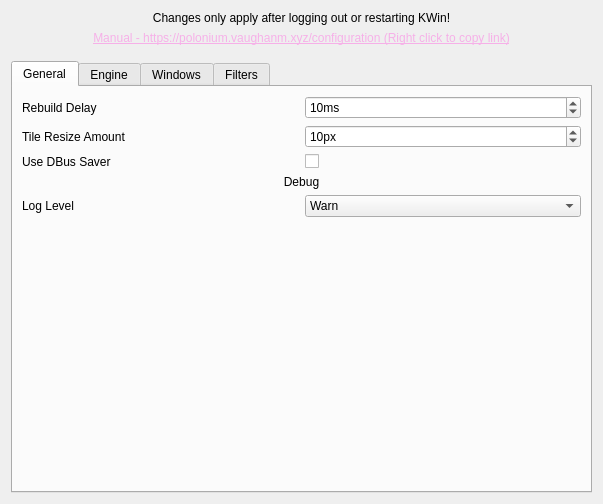
<?xml version="1.0" encoding="UTF-8"?>
<ui version="4.0">
 <class>KWin::PoloniumConfigForm</class>
 <widget class="QWidget" name="KWin::PoloniumConfigForm">
  <property name="geometry">
   <rect>
    <x>0</x>
    <y>0</y>
    <width>603</width>
    <height>489</height>
   </rect>
  </property>
  <property name="windowTitle">
   <string>Polonium</string>
  </property>
  <layout class="QGridLayout" name="gridLayout">
   <item row="0" column="1">
    <widget class="QLabel" name="label">
     <property name="text">
      <string>Changes only apply after logging out or restarting KWin!</string>
     </property>
     <property name="alignment">
      <set>Qt::AlignmentFlag::AlignCenter</set>
     </property>
    </widget>
   </item>
   <item row="1" column="1">
    <widget class="QLabel" name="label_2">
     <property name="text">
      <string>&lt;html&gt;&lt;head/&gt;&lt;body&gt;&lt;p&gt;&lt;a href=&quot;https://polonium.vaughanm.xyz/configuration&quot;&gt;&lt;span style=&quot; text-decoration: underline; color:#f6b0e8;&quot;&gt;Manual - https://polonium.vaughanm.xyz/configuration (Right click to copy link)&lt;/span&gt;&lt;/a&gt;&lt;/p&gt;&lt;/body&gt;&lt;/html&gt;</string>
     </property>
     <property name="alignment">
      <set>Qt::AlignmentFlag::AlignCenter</set>
     </property>
    </widget>
   </item>
   <item row="3" column="1">
    <layout class="QVBoxLayout" name="verticalLayout">
     <item>
      <widget class="QTabWidget" name="tabWidget">
       <property name="currentIndex">
        <number>0</number>
       </property>
       <widget class="QWidget" name="General">
        <attribute name="title">
         <string>General</string>
        </attribute>
        <layout class="QGridLayout" name="gridLayout_10">
         <item row="5" column="2" colspan="2">
          <spacer name="generalSpacer">
           <property name="orientation">
            <enum>Qt::Orientation::Vertical</enum>
           </property>
           <property name="sizeHint" stdset="0">
            <size>
             <width>20</width>
             <height>40</height>
            </size>
           </property>
          </spacer>
         </item>
         <item row="2" column="3">
          <widget class="QCheckBox" name="kcfg_UseDBusSaver">
           <property name="text">
            <string/>
           </property>
          </widget>
         </item>
         <item row="0" column="2">
          <widget class="QLabel" name="rebuildDelayLabel">
           <property name="text">
            <string>Rebuild Delay</string>
           </property>
          </widget>
         </item>
         <item row="4" column="3">
          <widget class="QComboBox" name="kcfg_LogLevel">
           <property name="currentIndex">
            <number>1</number>
           </property>
           <item>
            <property name="text">
             <string>Error</string>
            </property>
           </item>
           <item>
            <property name="text">
             <string>Warn</string>
            </property>
           </item>
           <item>
            <property name="text">
             <string>Log</string>
            </property>
           </item>
           <item>
            <property name="text">
             <string>Debug</string>
            </property>
           </item>
          </widget>
         </item>
         <item row="2" column="2">
          <widget class="QLabel" name="useDBusSaver">
           <property name="text">
            <string>Use DBus Saver</string>
           </property>
          </widget>
         </item>
         <item row="0" column="3">
          <widget class="QSpinBox" name="kcfg_RebuildDelay">
           <property name="suffix">
            <string>ms</string>
           </property>
           <property name="minimum">
            <number>1</number>
           </property>
           <property name="maximum">
            <number>1000</number>
           </property>
           <property name="value">
            <number>10</number>
           </property>
          </widget>
         </item>
         <item row="1" column="3">
          <widget class="QSpinBox" name="kcfg_TileResizeAmount">
           <property name="suffix">
            <string>px</string>
           </property>
           <property name="minimum">
            <number>1</number>
           </property>
           <property name="maximum">
            <number>1000</number>
           </property>
           <property name="value">
            <number>10</number>
           </property>
          </widget>
         </item>
         <item row="4" column="2">
          <widget class="QLabel" name="logLevelLabel">
           <property name="text">
            <string>Log Level</string>
           </property>
          </widget>
         </item>
         <item row="1" column="2">
          <widget class="QLabel" name="tileResizeAmountLabel">
           <property name="text">
            <string>Tile Resize Amount</string>
           </property>
          </widget>
         </item>
         <item row="3" column="2" colspan="2">
          <widget class="QLabel" name="debugTitle">
           <property name="sizePolicy">
            <sizepolicy hsizetype="Expanding" vsizetype="Fixed">
             <horstretch>0</horstretch>
             <verstretch>0</verstretch>
            </sizepolicy>
           </property>
           <property name="text">
            <string>Debug</string>
           </property>
           <property name="alignment">
            <set>Qt::AlignmentFlag::AlignCenter</set>
           </property>
          </widget>
         </item>
        </layout>
       </widget>
       <widget class="QWidget" name="Engine">
        <attribute name="title">
         <string>Engine</string>
        </attribute>
        <layout class="QGridLayout" name="gridLayout_4">
         <item row="1" column="1">
          <widget class="QComboBox" name="kcfg_DefaultEngine">
           <item>
            <property name="text">
             <string>Binary Tree</string>
            </property>
           </item>
           <item>
            <property name="text">
             <string>Half</string>
            </property>
           </item>
           <item>
            <property name="text">
             <string>Three Column</string>
            </property>
           </item>
           <item>
            <property name="text">
             <string>Pillars</string>
            </property>
           </item>
           <item>
            <property name="text">
             <string>Pager</string>
            </property>
           </item>
           <item>
            <property name="text">
             <string>KWin</string>
            </property>
           </item>
           <item>
            <property name="text">
             <string>Custom</string>
            </property>
           </item>
          </widget>
         </item>
         <item row="1" column="0">
          <widget class="QLabel" name="defaultEngineLabel">
           <property name="text">
            <string>Default Engine</string>
           </property>
          </widget>
         </item>
         <item row="2" column="0" colspan="2">
          <widget class="QTabWidget" name="engineSettingsTab">
           <property name="currentIndex">
            <number>0</number>
           </property>
           <widget class="QWidget" name="btreeTab">
            <attribute name="title">
             <string>Binary Tree</string>
            </attribute>
            <layout class="QGridLayout" name="gridLayout_3">
             <item row="0" column="0">
              <widget class="QLabel" name="btreeSwapInsertSideLabel">
               <property name="text">
                <string>Swap Insert Side</string>
               </property>
              </widget>
             </item>
             <item row="1" column="1">
              <widget class="QCheckBox" name="kcfg_BTreeRotateLayout">
               <property name="text">
                <string/>
               </property>
              </widget>
             </item>
             <item row="2" column="1">
              <widget class="QComboBox" name="kcfg_BTreeInsertionStyle">
               <property name="currentIndex">
                <number>0</number>
               </property>
               <item>
                <property name="text">
                 <string>Shallow</string>
                </property>
               </item>
               <item>
                <property name="text">
                 <string>Dwindle</string>
                </property>
               </item>
               <item>
                <property name="text">
                 <string>Spiral</string>
                </property>
               </item>
              </widget>
             </item>
             <item row="2" column="0">
              <widget class="QLabel" name="btreeInsertionStyleLabel">
               <property name="text">
                <string>Insertion Style</string>
               </property>
              </widget>
             </item>
             <item row="1" column="0">
              <widget class="QLabel" name="btreeRotateLayoutLabel">
               <property name="text">
                <string>Rotate Layout</string>
               </property>
              </widget>
             </item>
             <item row="0" column="1">
              <widget class="QCheckBox" name="kcfg_BTreeSwapInsertSide">
               <property name="text">
                <string/>
               </property>
              </widget>
             </item>
             <item row="3" column="0">
              <widget class="QLabel" name="insertInActiveLabel">
               <property name="text">
                <string>Insert New Windows in Active Tile</string>
               </property>
              </widget>
             </item>
             <item row="3" column="1">
              <widget class="QCheckBox" name="kcfg_BTreeInsertInActive">
               <property name="text">
                <string/>
               </property>
              </widget>
             </item>
             <item row="4" column="0" colspan="2">
              <spacer name="btreeVerticalSpacer">
               <property name="orientation">
                <enum>Qt::Orientation::Vertical</enum>
               </property>
               <property name="sizeHint" stdset="0">
                <size>
                 <width>20</width>
                 <height>40</height>
                </size>
               </property>
              </spacer>
             </item>
            </layout>
           </widget>
           <widget class="QWidget" name="halfTab">
            <attribute name="title">
             <string>Half</string>
            </attribute>
            <layout class="QGridLayout" name="gridLayout_2">
             <item row="3" column="1">
              <widget class="QCheckBox" name="kcfg_HalfInsertInActive">
               <property name="text">
                <string/>
               </property>
              </widget>
             </item>
             <item row="0" column="1">
              <widget class="QCheckBox" name="kcfg_HalfSwapInsertSide">
               <property name="text">
                <string/>
               </property>
              </widget>
             </item>
             <item row="2" column="1">
              <widget class="QCheckBox" name="kcfg_HalfRotateLayout">
               <property name="text">
                <string/>
               </property>
              </widget>
             </item>
             <item row="5" column="0" colspan="2">
              <spacer name="halfTabVerticalSpacer">
               <property name="orientation">
                <enum>Qt::Orientation::Vertical</enum>
               </property>
               <property name="sizeHint" stdset="0">
                <size>
                 <width>20</width>
                 <height>40</height>
                </size>
               </property>
              </spacer>
             </item>
             <item row="2" column="0">
              <widget class="QLabel" name="halfRotateLayoutLabel">
               <property name="text">
                <string>Rotate Layout</string>
               </property>
              </widget>
             </item>
             <item row="1" column="0">
              <widget class="QLabel" name="halfMiddleSplitLabel">
               <property name="text">
                <string>Middle Split</string>
               </property>
              </widget>
             </item>
             <item row="0" column="0">
              <widget class="QLabel" name="halfSwapInsertSideLabel">
               <property name="text">
                <string>Swap Insert Side</string>
               </property>
              </widget>
             </item>
             <item row="3" column="0">
              <widget class="QLabel" name="insertInActiveLabel_2">
               <property name="text">
                <string>Insert New Windows in Active Tile</string>
               </property>
              </widget>
             </item>
             <item row="1" column="1">
              <widget class="QDoubleSpinBox" name="kcfg_HalfMiddleSplit">
               <property name="minimum">
                <double>0.150000000000000</double>
               </property>
               <property name="maximum">
                <double>0.850000000000000</double>
               </property>
               <property name="singleStep">
                <double>0.050000000000000</double>
               </property>
               <property name="value">
                <double>0.500000000000000</double>
               </property>
              </widget>
             </item>
             <item row="4" column="0">
              <widget class="QLabel" name="halfKeepMasterLabel">
               <property name="text">
                <string>Keep Master</string>
               </property>
              </widget>
             </item>
             <item row="4" column="1">
              <widget class="QCheckBox" name="kcfg_HalfKeepMaster">
               <property name="text">
                <string/>
               </property>
              </widget>
             </item>
            </layout>
           </widget>
           <widget class="QWidget" name="threeColumnTab">
            <attribute name="title">
             <string>Three Column</string>
            </attribute>
            <layout class="QGridLayout" name="gridLayout_8">
             <item row="3" column="0">
              <widget class="QLabel" name="threeColumnSide1SizeLabel">
               <property name="text">
                <string>Side 1 Size</string>
               </property>
              </widget>
             </item>
             <item row="2" column="1">
              <widget class="QCheckBox" name="kcfg_ThreeColumnSwapInsertSide">
               <property name="text">
                <string/>
               </property>
              </widget>
             </item>
             <item row="5" column="1">
              <widget class="QCheckBox" name="kcfg_ThreeColumnRotateLayout">
               <property name="text">
                <string/>
               </property>
              </widget>
             </item>
             <item row="3" column="1">
              <widget class="QDoubleSpinBox" name="kcfg_ThreeColumnSide1Size">
               <property name="minimum">
                <double>0.150000000000000</double>
               </property>
               <property name="maximum">
                <double>0.700000000000000</double>
               </property>
               <property name="singleStep">
                <double>0.050000000000000</double>
               </property>
               <property name="value">
                <double>0.250000000000000</double>
               </property>
              </widget>
             </item>
             <item row="5" column="0">
              <widget class="QLabel" name="threeColumnRotateLayoutLabel">
               <property name="text">
                <string>Rotate Layout</string>
               </property>
              </widget>
             </item>
             <item row="2" column="0">
              <widget class="QLabel" name="threeColumnSwapInsertSideLabel">
               <property name="text">
                <string>Swap Insert Side</string>
               </property>
              </widget>
             </item>
             <item row="4" column="1">
              <widget class="QDoubleSpinBox" name="kcfg_ThreeColumnSide2Size">
               <property name="minimum">
                <double>0.150000000000000</double>
               </property>
               <property name="maximum">
                <double>0.700000000000000</double>
               </property>
               <property name="singleStep">
                <double>0.050000000000000</double>
               </property>
               <property name="value">
                <double>0.250000000000000</double>
               </property>
              </widget>
             </item>
             <item row="1" column="0" colspan="2">
              <widget class="QLabel" name="threeColumnWarning">
               <property name="text">
                <string>&lt;html&gt;&lt;head/&gt;&lt;body&gt;&lt;p&gt;&lt;span style=&quot; font-size:8pt;&quot;&gt;Warning - Side 1 + Side 2 cannot exceed 0.85!&lt;/span&gt;&lt;/p&gt;&lt;/body&gt;&lt;/html&gt;</string>
               </property>
               <property name="alignment">
                <set>Qt::AlignmentFlag::AlignCenter</set>
               </property>
              </widget>
             </item>
             <item row="4" column="0">
              <widget class="QLabel" name="threeColumnSide2SizeLabel">
               <property name="text">
                <string>Side 2 Size</string>
               </property>
              </widget>
             </item>
             <item row="6" column="0" colspan="2">
              <spacer name="threeColumnVerticalSpacer">
               <property name="orientation">
                <enum>Qt::Orientation::Vertical</enum>
               </property>
               <property name="sizeHint" stdset="0">
                <size>
                 <width>20</width>
                 <height>40</height>
                </size>
               </property>
              </spacer>
             </item>
            </layout>
           </widget>
           <widget class="QWidget" name="pillarsTab">
            <attribute name="title">
             <string>Pillars</string>
            </attribute>
            <layout class="QGridLayout" name="gridLayout_6">
             <item row="1" column="1">
              <widget class="QCheckBox" name="kcfg_PillarsSwapInsertSide">
               <property name="text">
                <string/>
               </property>
              </widget>
             </item>
             <item row="4" column="0">
              <widget class="QLabel" name="pillarsInsertionStyleLabel">
               <property name="text">
                <string>Insertion Style</string>
               </property>
              </widget>
             </item>
             <item row="5" column="0">
              <widget class="QLabel" name="pillarsInsertInActiveLabel">
               <property name="text">
                <string>Insert New Windows in Active Tile</string>
               </property>
              </widget>
             </item>
             <item row="0" column="0">
              <widget class="QLabel" name="pillarsPillarCountLabel">
               <property name="text">
                <string>Pillar Count</string>
               </property>
              </widget>
             </item>
             <item row="1" column="0">
              <widget class="QLabel" name="pillarsSwapInsertSideLabel">
               <property name="text">
                <string>Swap Insert Side</string>
               </property>
              </widget>
             </item>
             <item row="0" column="1">
              <widget class="QSpinBox" name="kcfg_PillarsPillarCount">
               <property name="minimum">
                <number>1</number>
               </property>
               <property name="maximum">
                <number>6</number>
               </property>
               <property name="value">
                <number>3</number>
               </property>
              </widget>
             </item>
             <item row="3" column="0">
              <widget class="QLabel" name="pillarsRotateLayoutLabel">
               <property name="text">
                <string>Rotate Layout</string>
               </property>
              </widget>
             </item>
             <item row="3" column="1">
              <widget class="QCheckBox" name="kcfg_PillarsRotateLayout">
               <property name="text">
                <string/>
               </property>
              </widget>
             </item>
             <item row="5" column="1">
              <widget class="QCheckBox" name="kcfg_PillarsInsertInActive">
               <property name="text">
                <string/>
               </property>
              </widget>
             </item>
             <item row="4" column="1">
              <widget class="QComboBox" name="kcfg_PillarsInsertionStyle">
               <item>
                <property name="text">
                 <string>Rows</string>
                </property>
               </item>
               <item>
                <property name="text">
                 <string>Snake</string>
                </property>
               </item>
               <item>
                <property name="text">
                 <string>Rows Up</string>
                </property>
               </item>
               <item>
                <property name="text">
                 <string>Snake Up</string>
                </property>
               </item>
              </widget>
             </item>
             <item row="6" column="0" colspan="2">
              <spacer name="pillarsVerticalSpacer">
               <property name="orientation">
                <enum>Qt::Orientation::Vertical</enum>
               </property>
               <property name="sizeHint" stdset="0">
                <size>
                 <width>20</width>
                 <height>40</height>
                </size>
               </property>
              </spacer>
             </item>
            </layout>
           </widget>
           <widget class="QWidget" name="pagerTab">
            <attribute name="title">
             <string>Pager</string>
            </attribute>
            <layout class="QGridLayout" name="gridLayout_9">
             <item row="1" column="0">
              <widget class="QLabel" name="pagerSwapInserSideLabel">
               <property name="text">
                <string>Swap Insert Side</string>
               </property>
              </widget>
             </item>
             <item row="1" column="1">
              <widget class="QCheckBox" name="kcfg_PagerSwapInsertSide">
               <property name="text">
                <string/>
               </property>
              </widget>
             </item>
             <item row="0" column="0">
              <widget class="QLabel" name="pagerPageWidthLabel">
               <property name="text">
                <string>Page Width</string>
               </property>
              </widget>
             </item>
             <item row="0" column="1">
              <widget class="QDoubleSpinBox" name="kcfg_PagerPageWidth">
               <property name="minimum">
                <double>0.150000000000000</double>
               </property>
               <property name="maximum">
                <double>0.200000000000000</double>
               </property>
               <property name="singleStep">
                <double>0.010000000000000</double>
               </property>
              </widget>
             </item>
             <item row="2" column="0">
              <widget class="QLabel" name="pagerRotateLayoutLabel">
               <property name="text">
                <string>Rotate Layout</string>
               </property>
              </widget>
             </item>
             <item row="2" column="1">
              <widget class="QCheckBox" name="kcfg_PagerRotateLayout">
               <property name="text">
                <string/>
               </property>
              </widget>
             </item>
             <item row="3" column="0" colspan="2">
              <spacer name="pagerVerticalSpacer">
               <property name="orientation">
                <enum>Qt::Orientation::Vertical</enum>
               </property>
               <property name="sizeHint" stdset="0">
                <size>
                 <width>20</width>
                 <height>40</height>
                </size>
               </property>
              </spacer>
             </item>
            </layout>
           </widget>
           <widget class="QWidget" name="kwinTab">
            <attribute name="title">
             <string>KWin</string>
            </attribute>
            <layout class="QGridLayout" name="gridLayout_7">
             <item row="0" column="0">
              <widget class="QLabel" name="kwinInfoLabel">
               <property name="text">
                <string>&lt;html&gt;&lt;head/&gt;&lt;body&gt;&lt;p align=&quot;center&quot;&gt;KWin serves as a default untiled engine.&lt;/p&gt;&lt;p align=&quot;center&quot;&gt;Tiles can be edited using the KWin tile editor.&lt;/p&gt;&lt;p align=&quot;center&quot;&gt;No settings are available for this engine.&lt;/p&gt;&lt;/body&gt;&lt;/html&gt;</string>
               </property>
               <property name="alignment">
                <set>Qt::AlignmentFlag::AlignCenter</set>
               </property>
              </widget>
             </item>
             <item row="1" column="0">
              <spacer name="kwinVerticalSpacer">
               <property name="orientation">
                <enum>Qt::Orientation::Vertical</enum>
               </property>
               <property name="sizeHint" stdset="0">
                <size>
                 <width>20</width>
                 <height>208</height>
                </size>
               </property>
              </spacer>
             </item>
            </layout>
           </widget>
          </widget>
         </item>
        </layout>
       </widget>
       <widget class="QWidget" name="Windows">
        <attribute name="title">
         <string>Windows</string>
        </attribute>
        <layout class="QGridLayout" name="gridLayout_5">
         <item row="2" column="1">
          <widget class="QCheckBox" name="kcfg_TiledWindowsBelow">
           <property name="text">
            <string/>
           </property>
           <property name="checked">
            <bool>true</bool>
           </property>
          </widget>
         </item>
         <item row="4" column="1">
          <widget class="QComboBox" name="kcfg_DragRetilePoint">
           <item>
            <property name="text">
             <string>Mouse Cursor</string>
            </property>
           </item>
           <item>
            <property name="text">
             <string>Window Center</string>
            </property>
           </item>
           <item>
            <property name="text">
             <string>Window Topbar</string>
            </property>
           </item>
          </widget>
         </item>
         <item row="3" column="0">
          <widget class="QLabel" name="windowDragPolicyLabel">
           <property name="text">
            <string>Window Dragging Policy</string>
           </property>
          </widget>
         </item>
         <item row="0" column="0">
          <widget class="QLabel" name="tileGapLabel">
           <property name="text">
            <string>Gap Between Tiles</string>
           </property>
           <property name="toolTip">
            <string>Space between tiled windows, and between tiles and the screen edges.</string>
           </property>
          </widget>
         </item>
         <item row="0" column="1">
          <widget class="QSpinBox" name="kcfg_TileGap">
           <property name="toolTip">
            <string>Space between tiled windows, and between tiles and the screen edges.</string>
           </property>
           <property name="suffix">
            <string>px</string>
           </property>
           <property name="minimum">
            <number>0</number>
           </property>
           <property name="maximum">
            <number>100</number>
           </property>
           <property name="value">
            <number>4</number>
           </property>
          </widget>
         </item>
         <item row="1" column="1">
          <widget class="QComboBox" name="kcfg_Borders">
           <property name="minimumSize">
            <size>
             <width>200</width>
             <height>32</height>
            </size>
           </property>
           <property name="currentIndex">
            <number>4</number>
           </property>
           <item>
            <property name="text">
             <string>No Borders</string>
            </property>
           </item>
           <item>
            <property name="text">
             <string>Border Floating Only</string>
            </property>
           </item>
           <item>
            <property name="text">
             <string>Border Active Only</string>
            </property>
           </item>
           <item>
            <property name="text">
             <string>Border Floating/Active</string>
            </property>
           </item>
           <item>
            <property name="text">
             <string>Border All</string>
            </property>
           </item>
          </widget>
         </item>
         <item row="5" column="0">
          <widget class="QLabel" name="mouseFollowsFocusLabel">
           <property name="text">
            <string>Mouse Follows Focus</string>
           </property>
          </widget>
         </item>
         <item row="5" column="1">
          <widget class="QCheckBox" name="kcfg_MouseFollowsFocus">
           <property name="text">
            <string/>
           </property>
          </widget>
         </item>
         <item row="6" column="0">
          <widget class="QLabel" name="mouseFollowsFocusIgnoreEffectsLabel">
           <property name="text">
            <string>Pause During Effects</string>
           </property>
           <property name="toolTip">
            <string>Comma-separated KWin effect ids. While one of them is running, Mouse Follows Focus neither warps nor re-activates windows. Example: betteroverview, overview, cube</string>
           </property>
          </widget>
         </item>
         <item row="6" column="1">
          <widget class="QLineEdit" name="kcfg_MouseFollowsFocusIgnoreEffects">
           <property name="toolTip">
            <string>Comma-separated KWin effect ids. While one of them is running, Mouse Follows Focus neither warps nor re-activates windows. Example: betteroverview, overview, cube</string>
           </property>
          </widget>
         </item>
          <item row="7" column="0" colspan="2">
           <widget class="QLabel" name="ultrawideTitle">
            <property name="sizePolicy">
             <sizepolicy hsizetype="Expanding" vsizetype="Fixed">
              <horstretch>0</horstretch>
              <verstretch>0</verstretch>
             </sizepolicy>
            </property>
            <property name="text">
             <string>Single Window Sizing</string>
            </property>
            <property name="alignment">
             <set>Qt::AlignmentFlag::AlignCenter</set>
            </property>
           </widget>
          </item>
          <item row="8" column="0">
           <widget class="QLabel" name="ultrawideEnableLabel">
            <property name="text">
             <string>Custom Sizing for Single Window</string>
            </property>
            <property name="toolTip">
             <string>Use the configured width and position when an output has exactly one tiled window.</string>
            </property>
           </widget>
          </item>
          <item row="8" column="1">
           <widget class="QCheckBox" name="kcfg_UltrawideSingleWindow">
            <property name="text">
             <string/>
            </property>
            <property name="toolTip">
             <string>Use the configured width and position when an output has exactly one tiled window.</string>
            </property>
           </widget>
          </item>
          <item row="9" column="0">
           <widget class="QLabel" name="ultrawideOnlyLabel">
            <property name="text">
             <string>Only on Ultrawide Screens</string>
            </property>
            <property name="toolTip">
             <string>Apply custom single-window sizing only to screens with an aspect ratio of at least 2:1. Disable this to use it on any screen.</string>
            </property>
           </widget>
          </item>
          <item row="9" column="1">
           <widget class="QCheckBox" name="kcfg_UltrawideOnly">
            <property name="text">
             <string/>
            </property>
            <property name="toolTip">
             <string>Apply custom single-window sizing only to screens with an aspect ratio of at least 2:1. Disable this to use it on any screen.</string>
            </property>
           </widget>
          </item>
          <item row="10" column="0">
           <widget class="QLabel" name="ultrawideWidthLabel">
            <property name="text">
             <string>Single Window Width</string>
            </property>
            <property name="toolTip">
             <string>Width of the single window as a fraction of the screen width (0.60 means 60%).</string>
            </property>
           </widget>
          </item>
          <item row="10" column="1">
           <widget class="QDoubleSpinBox" name="kcfg_UltrawideSingleWindowWidth">
            <property name="toolTip">
             <string>Width of the single window as a fraction of the screen width (0.60 means 60%).</string>
            </property>
            <property name="minimum">
             <double>0.100000000000000</double>
            </property>
            <property name="maximum">
             <double>0.900000000000000</double>
            </property>
            <property name="singleStep">
             <double>0.050000000000000</double>
            </property>
            <property name="value">
             <double>0.600000000000000</double>
            </property>
           </widget>
          </item>
          <item row="11" column="0">
           <widget class="QLabel" name="ultrawidePositionLabel">
            <property name="text">
             <string>Single Window Position</string>
            </property>
            <property name="toolTip">
             <string>Position of the single window when custom sizing is active (Center, Left, or Right).</string>
            </property>
           </widget>
          </item>
          <item row="11" column="1">
           <widget class="QComboBox" name="kcfg_UltrawideSingleWindowPosition">
            <property name="toolTip">
             <string>Position of the single window when custom sizing is active (Center, Left, or Right).</string>
            </property>
            <item>
             <property name="text">
              <string>Center</string>
             </property>
            </item>
            <item>
             <property name="text">
              <string>Left</string>
             </property>
            </item>
            <item>
             <property name="text">
              <string>Right</string>
             </property>
            </item>
           </widget>
          </item>
          <item row="12" column="0" colspan="2">
           <widget class="QLabel" name="floatingSizeTitle">
            <property name="sizePolicy">
             <sizepolicy hsizetype="Expanding" vsizetype="Fixed">
              <horstretch>0</horstretch>
              <verstretch>0</verstretch>
             </sizepolicy>
            </property>
            <property name="text">
             <string>Floating Window Size</string>
            </property>
            <property name="alignment">
             <set>Qt::AlignmentFlag::AlignCenter</set>
            </property>
           </widget>
          </item>
          <item row="13" column="0">
           <widget class="QLabel" name="floatingWindowWidthLabel">
            <property name="text">
             <string>Width</string>
            </property>
            <property name="toolTip">
             <string>Size given to a window when you untile it, centred on its screen. Set either value to 0 to leave the size alone.</string>
            </property>
           </widget>
          </item>
          <item row="13" column="1">
           <widget class="QSpinBox" name="kcfg_FloatingWindowWidth">
            <property name="toolTip">
             <string>Size given to a window when you untile it, centred on its screen. Set either value to 0 to leave the size alone.</string>
            </property>
            <property name="suffix">
             <string>px</string>
            </property>
            <property name="minimum">
             <number>0</number>
            </property>
            <property name="maximum">
             <number>7680</number>
            </property>
            <property name="value">
             <number>1089</number>
            </property>
           </widget>
          </item>
          <item row="14" column="0">
           <widget class="QLabel" name="floatingWindowHeightLabel">
            <property name="text">
             <string>Height</string>
            </property>
            <property name="toolTip">
             <string>Size given to a window when you untile it, centred on its screen. Set either value to 0 to leave the size alone.</string>
            </property>
           </widget>
          </item>
          <item row="14" column="1">
           <widget class="QSpinBox" name="kcfg_FloatingWindowHeight">
            <property name="toolTip">
             <string>Size given to a window when you untile it, centred on its screen. Set either value to 0 to leave the size alone.</string>
            </property>
            <property name="suffix">
             <string>px</string>
            </property>
            <property name="minimum">
             <number>0</number>
            </property>
            <property name="maximum">
             <number>7680</number>
            </property>
            <property name="value">
             <number>467</number>
            </property>
           </widget>
          </item>
          <item row="15" column="0" colspan="2">
           <spacer name="windowsVerticalSpacer">
            <property name="orientation">
             <enum>Qt::Orientation::Vertical</enum>
            </property>
            <property name="sizeHint" stdset="0">
             <size>
              <width>20</width>
              <height>40</height>
             </size>
            </property>
           </spacer>
          </item>
         <item row="2" column="0">
          <widget class="QLabel" name="tiledWindowsBelowLabel">
           <property name="text">
            <string>Place Tiled Windows Below</string>
           </property>
          </widget>
         </item>
         <item row="1" column="0">
          <widget class="QLabel" name="bordersLabel">
           <property name="text">
            <string>Borders</string>
           </property>
          </widget>
         </item>
         <item row="4" column="0">
          <widget class="QLabel" name="dragRetilePointLabel">
           <property name="text">
            <string>Drag Retile Point</string>
           </property>
          </widget>
         </item>
         <item row="3" column="1">
          <widget class="QComboBox" name="kcfg_WindowDragPolicy">
           <property name="currentIndex">
            <number>1</number>
           </property>
           <item>
            <property name="text">
             <string>Always Tile</string>
            </property>
           </item>
           <item>
            <property name="text">
             <string>Only Retile</string>
            </property>
           </item>
           <item>
            <property name="text">
             <string>Never Tile</string>
            </property>
           </item>
          </widget>
         </item>
        </layout>
       </widget>
       <widget class="QWidget" name="Filters">
        <attribute name="title">
         <string>Filters</string>
        </attribute>
        <layout class="QGridLayout" name="gridLayout_11">
         <item row="2" column="0">
          <widget class="QLabel" name="ignoreWindowClassesLabel">
           <property name="text">
            <string>Ignore Window Classes</string>
           </property>
          </widget>
         </item>
         <item row="1" column="0">
          <widget class="QLabel" name="rawRegexLabel">
           <property name="text">
            <string>Use Raw Regex</string>
           </property>
          </widget>
         </item>
         <item row="7" column="2">
          <widget class="QCheckBox" name="kcfg_TilePopups">
           <property name="text">
            <string/>
           </property>
          </widget>
         </item>
         <item row="4" column="0">
          <widget class="QLabel" name="untileWindowClassesLabel">
           <property name="text">
            <string>Untile Window Classes</string>
           </property>
          </widget>
         </item>
         <item row="3" column="0">
          <widget class="QLabel" name="ignoreWindowCaptionsLabel">
           <property name="text">
            <string>Ignore Window Captions</string>
           </property>
          </widget>
         </item>
         <item row="2" column="2">
          <widget class="QLineEdit" name="kcfg_IgnoreWindowClasses">
           <property name="text">
            <string>krunner, yakuake, kded, polkit, plasmashell, xwaylandvideobridge</string>
           </property>
          </widget>
         </item>
         <item row="7" column="0">
          <widget class="QLabel" name="tilePopupsLabel">
           <property name="text">
            <string>Tile Popup Windows</string>
           </property>
          </widget>
         </item>
         <item row="4" column="2">
          <widget class="QLineEdit" name="kcfg_UntileWindowClasses"/>
         </item>
         <item row="5" column="2">
          <widget class="QLineEdit" name="kcfg_UntileWindowCaptions"/>
         </item>
         <item row="0" column="0" colspan="3">
          <widget class="QLabel" name="regexInfoLabel">
           <property name="sizePolicy">
            <sizepolicy hsizetype="Expanding" vsizetype="Fixed">
             <horstretch>0</horstretch>
             <verstretch>0</verstretch>
            </sizepolicy>
           </property>
           <property name="text">
            <string>All text fields accept regex. Read manual for more details.</string>
           </property>
           <property name="alignment">
            <set>Qt::AlignmentFlag::AlignCenter</set>
           </property>
          </widget>
         </item>
         <item row="8" column="0" colspan="3">
          <spacer name="filtersVerticalSpacer">
           <property name="orientation">
            <enum>Qt::Orientation::Vertical</enum>
           </property>
           <property name="sizeHint" stdset="0">
            <size>
             <width>20</width>
             <height>40</height>
            </size>
           </property>
          </spacer>
         </item>
         <item row="5" column="0">
          <widget class="QLabel" name="untileWindowCaptionsLabel">
           <property name="text">
            <string>Untile Window Captions</string>
           </property>
          </widget>
         </item>
         <item row="3" column="2">
          <widget class="QLineEdit" name="kcfg_IgnoreWindowCaptions"/>
         </item>
         <item row="1" column="2">
          <widget class="QCheckBox" name="kcfg_RawRegex">
           <property name="text">
            <string/>
           </property>
          </widget>
         </item>
        </layout>
       </widget>
      </widget>
     </item>
    </layout>
   </item>
   <item row="2" column="1">
    <spacer name="verticalSpacer">
     <property name="orientation">
      <enum>Qt::Orientation::Vertical</enum>
     </property>
     <property name="sizeType">
      <enum>QSizePolicy::Policy::Fixed</enum>
     </property>
     <property name="sizeHint" stdset="0">
      <size>
       <width>20</width>
       <height>10</height>
      </size>
     </property>
    </spacer>
   </item>
  </layout>
 </widget>
 <resources/>
 <connections/>
</ui>
